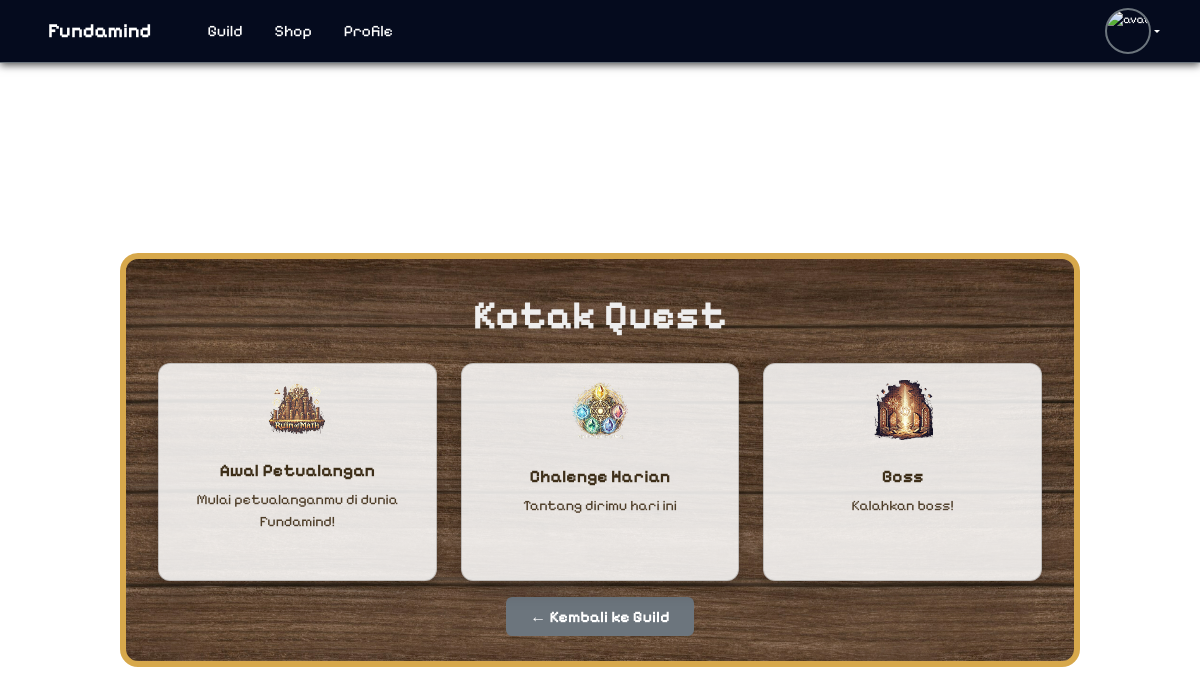
The app's page /pages/quest_box.php (signed in) with its own data.
### tables this page shows
CREATE TABLE `quests` (
  `id_quest` int NOT NULL,
  `judul` varchar(100) NOT NULL,
  `deskripsi` text,
  `kategori` enum('story','challenge','boss_battle') NOT NULL,
  `xp_reward` int DEFAULT '0',
  `coin_reward` int DEFAULT '0',
  `gambar_icon` varchar(255) DEFAULT NULL,
  `tersedia` tinyint(1) DEFAULT '1',
  `mulai_event` date DEFAULT NULL,
  `akhir_event` date DEFAULT NULL
);

### pages/quest_box.php (the view, shortened to what this page needs)
<?php
include 'db.php';
$quests = [
    'story' => [],
    'challenge' => [],
    'boss_battle' => []
];
$result = mysqli_query($koneksi, "SELECT * FROM quests ORDER BY id_quest ASC");
while ($row = mysqli_fetch_assoc($result)) {
    $quests[$row['kategori']][] = $row;
}
?>
<!DOCTYPE html>
<html lang="id">
<head>
    <link href="https://cdn.jsdelivr.net/npm/bootstrap@5.3.3/dist/css/bootstrap.min.css" rel="stylesheet">
    <link rel="stylesheet" href="../assets/css/navbar.css" />
</head>
<body>
    <?php include 'includes/navbar.php'; ?>
    <div class="container d-flex justify-content-center align-items-center min-vh-100">
        <div class="board-container w-100" style="max-width: 960px;">
            <h1 class="text-center fw-bold mb-4" style="color: #eee;">Kotak Quest</h1>
            <div class="row g-4">
                <?php
                $icons = [
                    'story' => '../assets/images/Ruin_of_Math 1.png',
                    'challenge' => '../assets/images/The_Five_Crystals_of_Unity 1.png',
                    'boss_battle' => '../assets/images/The_Shattered_Aksara 1.png'
                ];
                foreach ($quests as $kategori => $dataList):
                    foreach ($dataList as $quest):
                        if ($kategori === 'challenge') {
                            $url = "challenge_ready.php?id={$quest['id_quest']}";
                        } elseif ($kategori === 'boss_battle') {
                            $url = "quest_boss.php?id={$quest['id_quest']}";
                        } else {
                            $url = "quest_chapter.php?id={$quest['id_quest']}";
                        }
                ?>
                        <div class="col-md-4">
                            <a href="<?= $url ?>" class="text-decoration-none">
                                <div class="card quest-card text-center h-100">
                                    <img src="<?= $icons[$kategori]; ?>" class="card-img-top mx-auto" alt="Icon <?= $kategori; ?>">
                                    <div class="card-body">
                                        <h5 class="quest-title"><?= htmlspecialchars($quest['judul']); ?></h5>
                                        <p class="quest-desc"><?= htmlspecialchars($quest['deskripsi'] ?? ''); ?></p>
                                    </div>
                                </div>
                            </a>
                        </div>
                <?php
                    endforeach;
                endforeach;
                ?>
            </div>
            <div class="text-center mt-4">
                <a href="guild.php" class="btn-back">← Kembali ke Guild</a>
            </div>
        </div>
    </div>
</body>
</html>

### pages/quest_box.php (style rules this page uses)
body { font-family: "PixelifySans", sans-serif; background: url('../assets/images/guild_background_1440x1024.png') no-repeat center center fixed; background-size: cover; padding-top: 60px; color: #fff; }
.board-container { background-image: url('../assets/images/wood_texture_pixel.png'); background-size: cover; border: 6px solid #d7a84b; border-radius: 18px; padding: 2rem; }
.quest-card { background-color: rgba(255, 255, 255, 0.85); border-radius: 12px; padding: 1rem; transition: transform 0.3s ease; cursor: pointer; box-shadow: 0 8px 20px rgba(0, 0, 0, 0.25); }
.quest-title { font-size: 1.1rem; font-weight: bold; color: #3d2e18; }
.quest-desc { font-size: 0.9rem; color: #4e3d28; }
.btn-back { background-color: #6c757d; color: white; font-weight: bold; padding: 10px 24px; border-radius: 6px; text-decoration: none; }
.card-img-top { width: 60px; margin-bottom: 10px; }

### records on screen
quests: shows a picture, judul "Awal Petualangan", deskripsi "Mulai petualanganmu di dunia Fundamind!"
quests: shows a picture, judul "Chalenge Harian", deskripsi "Tantang dirimu hari ini"
quests: shows a picture, judul "Boss", deskripsi "Kalahkan boss!"
